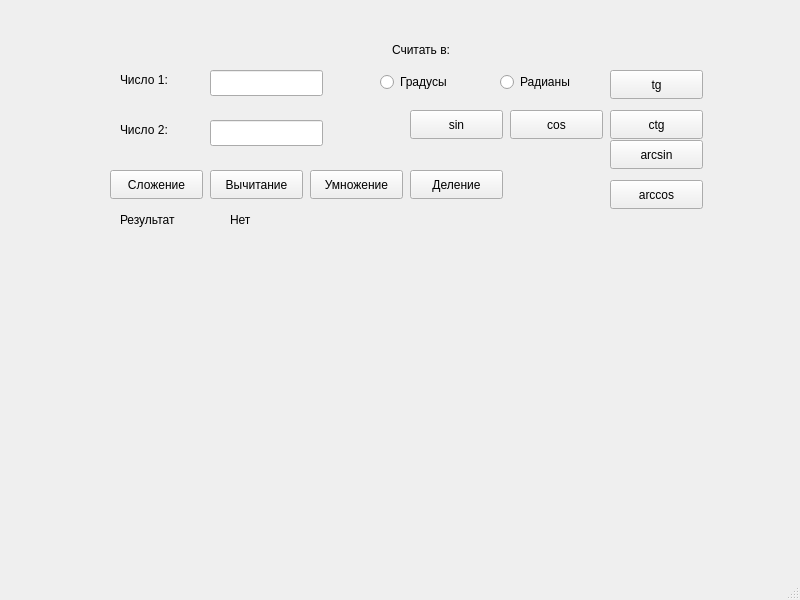
<?xml version="1.0" encoding="UTF-8"?>
<ui version="4.0">
 <class>MainWindow</class>
 <widget class="QMainWindow" name="MainWindow">
  <property name="geometry">
   <rect>
    <x>0</x>
    <y>0</y>
    <width>800</width>
    <height>600</height>
   </rect>
  </property>
  <property name="windowTitle">
   <string>MainWindow</string>
  </property>
  <widget class="QWidget" name="centralwidget">
   <widget class="QLineEdit" name="lineEdit_value_1">
    <property name="geometry">
     <rect>
      <x>210</x>
      <y>70</y>
      <width>113</width>
      <height>26</height>
     </rect>
    </property>
   </widget>
   <widget class="QLineEdit" name="lineEdit_value_2">
    <property name="geometry">
     <rect>
      <x>210</x>
      <y>120</y>
      <width>113</width>
      <height>26</height>
     </rect>
    </property>
   </widget>
   <widget class="QLabel" name="label_number_1">
    <property name="geometry">
     <rect>
      <x>120</x>
      <y>70</y>
      <width>63</width>
      <height>20</height>
     </rect>
    </property>
    <property name="text">
     <string>Число 1:</string>
    </property>
   </widget>
   <widget class="QLabel" name="label_number_2">
    <property name="geometry">
     <rect>
      <x>120</x>
      <y>120</y>
      <width>63</width>
      <height>20</height>
     </rect>
    </property>
    <property name="text">
     <string>Число 2:</string>
    </property>
   </widget>
   <widget class="QPushButton" name="pushButton_sum">
    <property name="geometry">
     <rect>
      <x>110</x>
      <y>170</y>
      <width>93</width>
      <height>29</height>
     </rect>
    </property>
    <property name="text">
     <string>Сложение</string>
    </property>
   </widget>
   <widget class="QLabel" name="label_result_text">
    <property name="geometry">
     <rect>
      <x>120</x>
      <y>210</y>
      <width>71</width>
      <height>20</height>
     </rect>
    </property>
    <property name="text">
     <string>Результат</string>
    </property>
   </widget>
   <widget class="QLabel" name="label_result_value">
    <property name="geometry">
     <rect>
      <x>230</x>
      <y>210</y>
      <width>371</width>
      <height>20</height>
     </rect>
    </property>
    <property name="text">
     <string>Нет</string>
    </property>
   </widget>
   <widget class="QPushButton" name="pushButton_reduce">
    <property name="geometry">
     <rect>
      <x>210</x>
      <y>170</y>
      <width>93</width>
      <height>29</height>
     </rect>
    </property>
    <property name="text">
     <string>Вычитание</string>
    </property>
   </widget>
   <widget class="QPushButton" name="pushButton_multiply">
    <property name="geometry">
     <rect>
      <x>310</x>
      <y>170</y>
      <width>93</width>
      <height>29</height>
     </rect>
    </property>
    <property name="text">
     <string>Умножение</string>
    </property>
   </widget>
   <widget class="QPushButton" name="pushButton_divide">
    <property name="geometry">
     <rect>
      <x>410</x>
      <y>170</y>
      <width>93</width>
      <height>29</height>
     </rect>
    </property>
    <property name="text">
     <string>Деление</string>
    </property>
   </widget>
   <widget class="QLabel" name="label_math_in">
    <property name="geometry">
     <rect>
      <x>392</x>
      <y>40</y>
      <width>111</width>
      <height>20</height>
     </rect>
    </property>
    <property name="text">
     <string>Считать в:</string>
    </property>
   </widget>
   <widget class="QRadioButton" name="radioButton_grad">
    <property name="geometry">
     <rect>
      <x>380</x>
      <y>70</y>
      <width>110</width>
      <height>24</height>
     </rect>
    </property>
    <property name="text">
     <string>Градусы</string>
    </property>
   </widget>
   <widget class="QRadioButton" name="radioButton_rad">
    <property name="geometry">
     <rect>
      <x>500</x>
      <y>70</y>
      <width>110</width>
      <height>24</height>
     </rect>
    </property>
    <property name="text">
     <string>Радианы</string>
    </property>
   </widget>
   <widget class="QPushButton" name="pushButton_sin">
    <property name="geometry">
     <rect>
      <x>410</x>
      <y>110</y>
      <width>93</width>
      <height>29</height>
     </rect>
    </property>
    <property name="text">
     <string>sin</string>
    </property>
   </widget>
   <widget class="QPushButton" name="pushButton_ctg">
    <property name="geometry">
     <rect>
      <x>610</x>
      <y>110</y>
      <width>93</width>
      <height>29</height>
     </rect>
    </property>
    <property name="text">
     <string>ctg</string>
    </property>
   </widget>
   <widget class="QPushButton" name="pushButton_tg">
    <property name="geometry">
     <rect>
      <x>610</x>
      <y>70</y>
      <width>93</width>
      <height>29</height>
     </rect>
    </property>
    <property name="text">
     <string>tg</string>
    </property>
   </widget>
   <widget class="QPushButton" name="pushButton_arcsin">
    <property name="geometry">
     <rect>
      <x>610</x>
      <y>140</y>
      <width>93</width>
      <height>29</height>
     </rect>
    </property>
    <property name="text">
     <string>arcsin</string>
    </property>
   </widget>
   <widget class="QPushButton" name="pushButton_arccos">
    <property name="geometry">
     <rect>
      <x>610</x>
      <y>180</y>
      <width>93</width>
      <height>29</height>
     </rect>
    </property>
    <property name="text">
     <string>arccos</string>
    </property>
   </widget>
   <widget class="QPushButton" name="pushButton_cos">
    <property name="geometry">
     <rect>
      <x>510</x>
      <y>110</y>
      <width>93</width>
      <height>29</height>
     </rect>
    </property>
    <property name="text">
     <string>cos</string>
    </property>
   </widget>
  </widget>
  <widget class="QMenuBar" name="menubar">
   <property name="geometry">
    <rect>
     <x>0</x>
     <y>0</y>
     <width>800</width>
     <height>26</height>
    </rect>
   </property>
  </widget>
  <widget class="QStatusBar" name="statusbar"/>
 </widget>
 <resources/>
 <connections/>
</ui>
